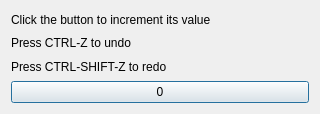
<?xml version="1.0" encoding="UTF-8"?>
<ui version="4.0">
 <class>QtDialog</class>
 <widget class="QDialog" name="QtDialog">
  <property name="geometry">
   <rect>
    <x>0</x>
    <y>0</y>
    <width>320</width>
    <height>114</height>
   </rect>
  </property>
  <property name="windowTitle">
   <string>QUndoCommandExample1</string>
  </property>
  <layout class="QVBoxLayout" name="verticalLayout">
   <item>
    <widget class="QLabel" name="label_1">
     <property name="text">
      <string>Click the button to increment its value</string>
     </property>
    </widget>
   </item>
   <item>
    <widget class="QLabel" name="label_2">
     <property name="text">
      <string>Press CTRL-Z to undo</string>
     </property>
    </widget>
   </item>
   <item>
    <widget class="QLabel" name="label_3">
     <property name="text">
      <string>Press CTRL-SHIFT-Z to redo</string>
     </property>
    </widget>
   </item>
   <item>
    <widget class="QPushButton" name="button">
     <property name="text">
      <string>0</string>
     </property>
    </widget>
   </item>
  </layout>
 </widget>
 <layoutdefault spacing="6" margin="11"/>
 <resources/>
 <connections/>
</ui>
